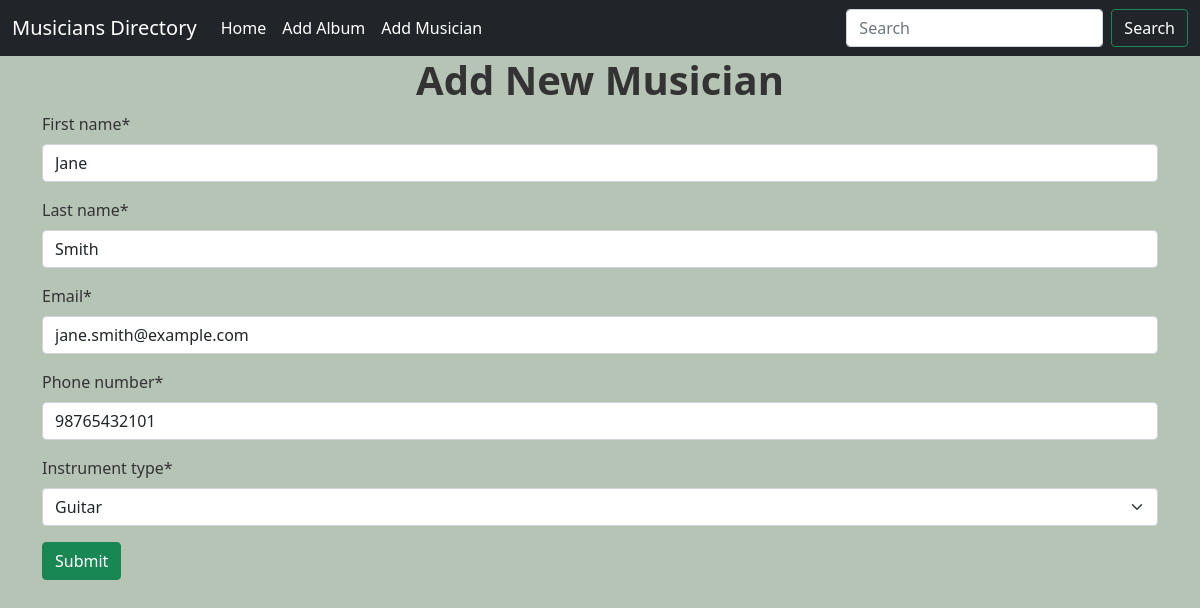
The page /musician/edit/2 on the database its author committed.
### musician/models.py (models this page shows, shortened)
class musicians(models.Model):
    first_name = models.CharField(max_length=100)
    last_name = models.CharField(max_length=100)
    email = models.EmailField()
    phone_number = models.CharField(max_length=11)
    instruments = [
        ("Guitar", "Guitar"),
        ("Piano", "Piano"),
        ("Violin", "Violin"),
        ("Cello", "Cello"),
        ("Brass instrument", "Brass instrument"),
    ]
    instrument_type = models.CharField(max_length=50,choices=instruments)

### musician/views.py (the view)
# urls.py: path('edit/<int:id>', views.editMusician, name='editMusician'),
def editMusician(request, id):
    musician = musicians.objects.get(pk=id)
    form = forms.add_musician(instance=musician)
    if request.method == 'POST':
        form = forms.add_musician(request.POST, instance=musician)
        if form.is_valid():
            form.save()
            return redirect('home')
    return render(request, 'musician.html', {'form': form})

### musician/forms.py
class add_musician(forms.ModelForm):
    class Meta:
        model = models.musicians
        fields = '__all__'

### musician/templates/musician.html
{% extends "base.html" %}
{% block content %}
{% load crispy_forms_tags %}
<h1 class="text-center fw-bold">Add New Musician</h1>
<form method="post" class="container">
  {% csrf_token %} {{ form|crispy }}
  <button type="submit" class="btn btn-success">Submit</button>
</form>
{% endblock  %}

### templates/base.html (style rules this page uses)
body { background-color: #B6C4B6; color: #333; }

### rows shown on the page
musicians: first_name "Jane", last_name "Smith", email "jane.smith@example.com", phone_number "98765432101", instrument_type "Guitar"
